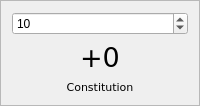
            <widget class="QFrame" name="frame_7">
             <property name="frameShape">
              <enum>QFrame::StyledPanel</enum>
             </property>
             <layout class="QVBoxLayout" name="verticalLayout_9">
              <item>
               <widget class="QSpinBox" name="spinBox_4">
                <property name="maximum">
                 <number>20</number>
                </property>
                <property name="value">
                 <number>10</number>
                </property>
               </widget>
              </item>
              <item>
               <widget class="QLabel" name="label_11">
                <property name="font">
                 <font>
                  <family>DejaVu Sans</family>
                  <pointsize>20</pointsize>
                 </font>
                </property>
                <property name="text">
                 <string>+0</string>
                </property>
                <property name="alignment">
                 <set>Qt::AlignHCenter|Qt::AlignTop</set>
                </property>
               </widget>
              </item>
              <item>
               <widget class="QLabel" name="label_10">
                <property name="font">
                 <font>
                  <family>DejaVu Sans</family>
                  <pointsize>8</pointsize>
                 </font>
                </property>
                <property name="text">
                 <string>Constitution</string>
                </property>
                <property name="alignment">
                 <set>Qt::AlignHCenter|Qt::AlignTop</set>
                </property>
               </widget>
              </item>
             </layout>
            </widget>
